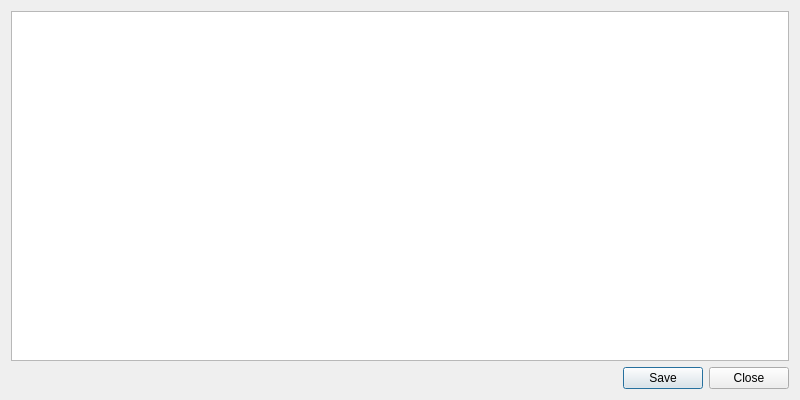
<?xml version="1.0" encoding="UTF-8"?>
<ui version="4.0">
 <class>KevaDetailDialog</class>
 <widget class="QDialog" name="KevaDetailDialog">
  <property name="geometry">
   <rect>
    <x>0</x>
    <y>0</y>
    <width>800</width>
    <height>400</height>
   </rect>
  </property>
  <property name="windowTitle">
   <string notr="true">Value</string>
  </property>
  <layout class="QVBoxLayout" name="verticalLayout">
   <item>
    <widget class="QTextEdit" name="detailText">
     <property name="toolTip">
      <string>This pane shows the value associated with a give key</string>
     </property>
     <property name="readOnly">
      <bool>false</bool>
     </property>
    </widget>
   </item>
   <item>
    <widget class="QDialogButtonBox" name="buttonBox">
     <property name="orientation">
      <enum>Qt::Horizontal</enum>
     </property>
     <property name="standardButtons">
      <set>QDialogButtonBox::Close|QDialogButtonBox::Save</set>
     </property>
    </widget>
   </item>
  </layout>
 </widget>
 <resources/>
 <connections>
  <connection>
   <sender>buttonBox</sender>
   <signal>accepted()</signal>
   <receiver>KevaDetailDialog</receiver>
   <slot>accept()</slot>
   <hints>
    <hint type="sourcelabel">
     <x>20</x>
     <y>20</y>
    </hint>
    <hint type="destinationlabel">
     <x>20</x>
     <y>20</y>
    </hint>
   </hints>
  </connection>
  <connection>
   <sender>buttonBox</sender>
   <signal>rejected()</signal>
   <receiver>KevaDetailDialog</receiver>
   <slot>reject()</slot>
   <hints>
    <hint type="sourcelabel">
     <x>20</x>
     <y>20</y>
    </hint>
    <hint type="destinationlabel">
     <x>20</x>
     <y>20</y>
    </hint>
   </hints>
  </connection>
 </connections>
</ui>
